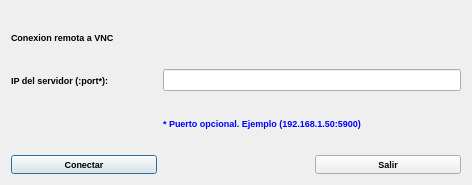
<?xml version="1.0" encoding="UTF-8"?>
<ui version="4.0">
 <class>remoto</class>
 <widget class="QDialog" name="remoto">
  <property name="geometry">
   <rect>
    <x>0</x>
    <y>0</y>
    <width>472</width>
    <height>185</height>
   </rect>
  </property>
  <property name="maximumSize">
   <size>
    <width>472</width>
    <height>234</height>
   </size>
  </property>
  <property name="font">
   <font>
    <pointsize>7</pointsize>
    <weight>75</weight>
    <italic>false</italic>
    <bold>true</bold>
   </font>
  </property>
  <property name="windowTitle">
   <string>Conexion remota viewer</string>
  </property>
  <property name="windowIcon">
   <iconset resource="recoverdrake.qrc">
    <normaloff>:/Imagenes/conexion.png</normaloff>:/Imagenes/conexion.png</iconset>
  </property>
  <property name="styleSheet">
   <string notr="true">font: bold;</string>
  </property>
  <layout class="QGridLayout" name="gridLayout">
   <item row="0" column="0" colspan="2">
    <widget class="QLabel" name="label">
     <property name="styleSheet">
      <string notr="true">font: 18pt &quot;Sans Serif&quot;;
font: bold;</string>
     </property>
     <property name="text">
      <string>Conexion remota a VNC</string>
     </property>
    </widget>
   </item>
   <item row="0" column="2">
    <widget class="QLabel" name="label_2">
     <property name="text">
      <string>&lt;html&gt;&lt;head/&gt;&lt;body&gt;&lt;p align=&quot;center&quot;&gt;&lt;img src=&quot;:/Imagenes/conexion.png&quot; width=&quot;110&quot; height=&quot;85&quot;/&gt;&lt;/p&gt;&lt;/body&gt;&lt;/html&gt;</string>
     </property>
    </widget>
   </item>
   <item row="1" column="0">
    <widget class="QLabel" name="label_3">
     <property name="styleSheet">
      <string notr="true">font: 75 9pt &quot;Sans Serif&quot;;
font: bold;</string>
     </property>
     <property name="text">
      <string>IP del servidor (:port*):</string>
     </property>
    </widget>
   </item>
   <item row="1" column="1" colspan="2">
    <widget class="QLineEdit" name="lineEdit"/>
   </item>
   <item row="2" column="1" colspan="2">
    <widget class="QLabel" name="label_4">
     <property name="styleSheet">
      <string notr="true">font: 75 7pt &quot;Sans Serif&quot;;
color: rgb(0, 0, 255);
font: bold;</string>
     </property>
     <property name="text">
      <string>* Puerto opcional. Ejemplo (192.168.1.50:5900)</string>
     </property>
    </widget>
   </item>
   <item row="3" column="0">
    <widget class="QPushButton" name="pushButton_3">
     <property name="toolTip">
      <string>Conexion remota</string>
     </property>
     <property name="statusTip">
      <string>Conexion remota</string>
     </property>
     <property name="whatsThis">
      <string>Conexion remota</string>
     </property>
     <property name="text">
      <string>Conectar</string>
     </property>
     <property name="icon">
      <iconset resource="recoverdrake.qrc">
       <normaloff>:/Imagenes/conexion.png</normaloff>:/Imagenes/conexion.png</iconset>
     </property>
     <property name="iconSize">
      <size>
       <width>25</width>
       <height>25</height>
      </size>
     </property>
    </widget>
   </item>
   <item row="3" column="2">
    <widget class="QPushButton" name="pushButton_2">
     <property name="toolTip">
      <string>Nos vamos..</string>
     </property>
     <property name="statusTip">
      <string>Nos vamos..</string>
     </property>
     <property name="whatsThis">
      <string>Nos vamos..</string>
     </property>
     <property name="text">
      <string>Salir</string>
     </property>
     <property name="icon">
      <iconset resource="recoverdrake.qrc">
       <normaloff>:/Imagenes/puerta.png</normaloff>:/Imagenes/puerta.png</iconset>
     </property>
     <property name="iconSize">
      <size>
       <width>22</width>
       <height>22</height>
      </size>
     </property>
    </widget>
   </item>
  </layout>
 </widget>
 <resources>
  <include location="recoverdrake.qrc"/>
 </resources>
 <connections/>
</ui>
